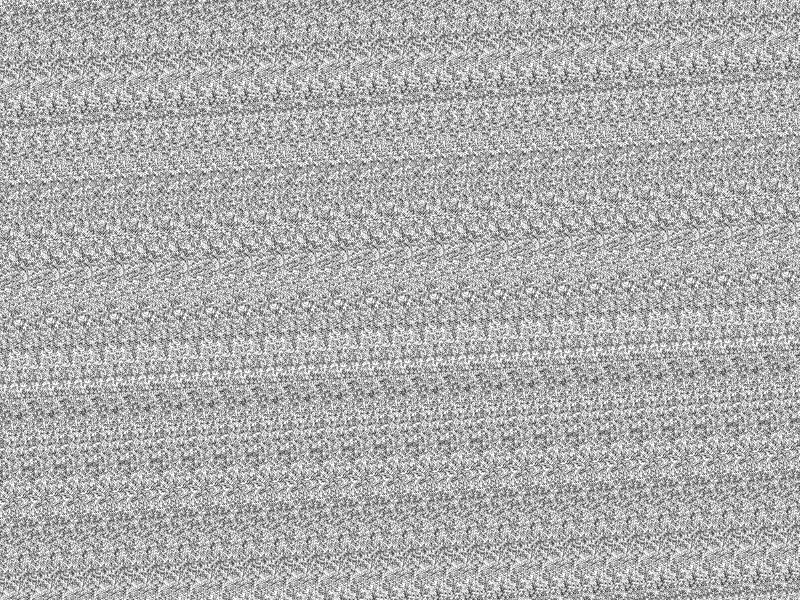
Frame 1 (no input)
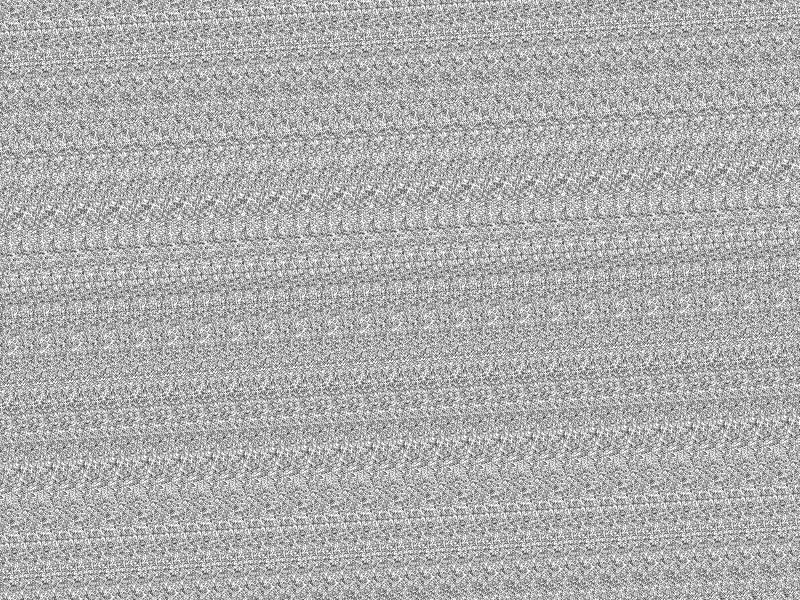
Frame 60 (the mouse pressed at the canvas centre just before this capture)
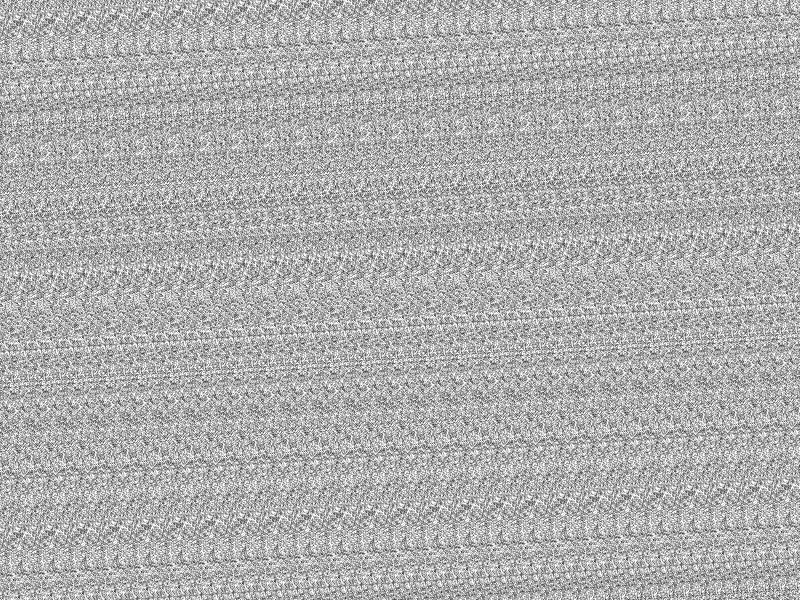
Frame 120 (the mouse held since frame 60 and released just before this capture)

The Processing sketch that drew these frames (run headless with seeded random() and noise(); from frame 60 on, the mouse is pressed at the canvas centre):

// Processing sketch: Exercise9
// ── Exercise9.pde
// The Noise 2D animation code should represent something like TV static

float increment = 0.50;
// The noise function's 3rd argument, a global variable that increments once per cycle
float zoff = 3.0;  
// We will increment zoff differently than xoff and yoff
float zincrement = 2.50; 

void setup() {
  size(800,600);
}

void draw() {
  background(0);
  
  noiseDetail(0,0.75f);
  
  loadPixels();

  float xoff = 0.0; // Start xoff at 0
  
  // For every x,y coordinate in a 2D space, calculate a noise value and produce a brightness value
  for (int x = 0; x < width; x++) {
    xoff += increment;   // Increment xoff 
    float yoff = 0.0;   // For every xoff, start yoff at 0
    for (int y = 0; y < height; y++) {
      yoff += increment; // Increment yoff
      
      // Calculate noise and scale by 255
      float bright = noise(xoff,yoff,zoff)*255;

      // Try using this line instead
      //float bright = random(0,255);
      
      // Set each pixel onscreen to a grayscale value
      pixels[x+y*width] = color(bright,bright,bright);
    }
  }
  updatePixels();
  
  zoff += zincrement; // Increment zoff
  
  
}
